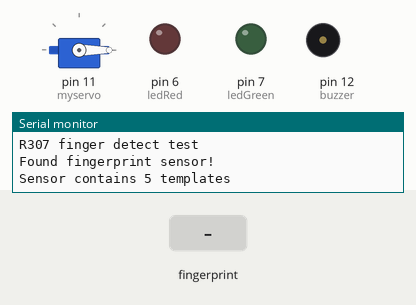
Simulated run of this sketch. Board: Arduino Uno, built with avr-gcc and run on an emulated ATmega328P. Parts: servo, output pins drawn as LEDs (lit = HIGH), buzzer (waves = sounding), the last lines printed to the serial monitor. Dashed ring = blinking. The test bench sets the inputs (shaded band).

Above: at 2.3 s.
2.4 s: finger stored as number 1 placed on the sensor
At 3.5 s:
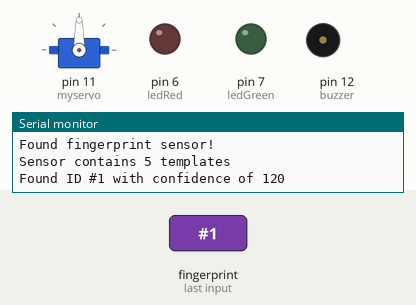
At 4.1 s:
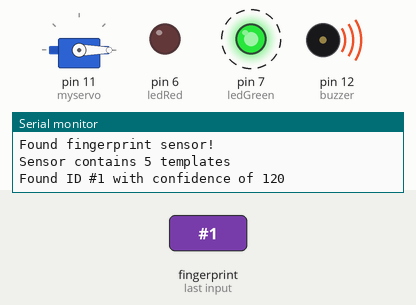
Timing chart, 0 to 6.7 s (numbered marks = the images above; inputs shaded):
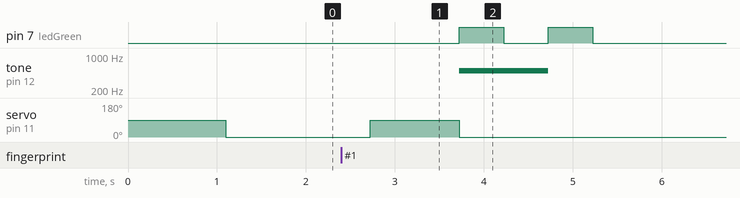

The sketch:

FingerPrint_Servo.ino
```cpp
/*#################################################################################
 * This project was produced by Halina
 *
 *  github: https://github.com/halina20011/R307
 *  YouTube: https://www.youtube.com/watch?v=QE2UWFv8szw&t
 *
 *  Install Libraries From: Adafruit_Fingerprint.h      - https://github.com/adafruit/Adafruit-Fingerprint-Sensor-Library
 *
###################################################################################*/

#include <Adafruit_Fingerprint.h>
#include <Servo.h>
Servo myservo;
#include <SoftwareSerial.h>
SoftwareSerial mySerial(2, 3);

Adafruit_Fingerprint finger = Adafruit_Fingerprint(&mySerial);
int buzzer = 12;
int ledGreen = 7;
int ledRed = 6;
int good = 0;

void setup(){
  Serial.begin(9600);
  myservo.attach(11);  // attaches the servo on pin 9 to the servo object
  noTone(buzzer);
  pinMode(ledGreen, OUTPUT);
  pinMode(ledRed, OUTPUT);
  while (!Serial);
  delay(100);
  Serial.println("\n\nR307 finger detect test");
  finger.begin(57600);   // set the data rate for the sensor serial port

  if (finger.verifyPassword()) {
    Serial.println("Found fingerprint sensor!");
  } else {
    Serial.println("Did not find fingerprint sensor :(");
    while (1) { delay(1); }
  }

  finger.getTemplateCount();
  Serial.print("Sensor contains "); Serial.print(finger.templateCount); Serial.println(" templates");
}

void loop(){
    myservo.write(0);
  getFingerprintIDez();
  if(good == 1){
    correctFingerprint(ledGreen, buzzer);
    Serial.println("Remove Your Finger From Detector!!!");
    good = false;
  }
  else if (good == 2){
    incorrectFingerprint(ledRed, buzzer);
  }
  good = 0;
}

uint8_t getFingerprintID() {
  uint8_t p = finger.getImage();
  switch (p) {
    case FINGERPRINT_OK:
      Serial.println("Image taken");
      break;
    case FINGERPRINT_NOFINGER:
      Serial.println("No finger detected");
      return p;
    case FINGERPRINT_PACKETRECIEVEERR:
      Serial.println("Communication error");
      return p;
    case FINGERPRINT_IMAGEFAIL:
      Serial.println("Imaging error");
      return p;
    default:
      Serial.println("Unknown error");
      return p;
  }

  // OK success!

  p = finger.image2Tz();
  switch (p) {
    case FINGERPRINT_OK:
      Serial.println("Image converted");
      break;
    case FINGERPRINT_IMAGEMESS:
      Serial.println("Image too messy");
      return p;
    case FINGERPRINT_PACKETRECIEVEERR:
      Serial.println("Communication error");
      return p;
    case FINGERPRINT_FEATUREFAIL:
      Serial.println("Could not find fingerprint features");
      return p;
    case FINGERPRINT_INVALIDIMAGE:
      Serial.println("Could not find fingerprint features");
      return p;
    default:
      Serial.println("Unknown error");
      return p;
  }

  // OK converted!
  p = finger.fingerFastSearch();
  if (p == FINGERPRINT_OK) {
    Serial.println("Found a print match!");
  } else if (p == FINGERPRINT_PACKETRECIEVEERR) {
    Serial.println("Communication error");
    return p;
  } else if (p == FINGERPRINT_NOTFOUND) {
    Serial.println("Did not find a match");
    return p;
  } else {
    Serial.println("Unknown error");
    return p;
  }

  // found a match!
  Serial.print("Found ID #"); Serial.print(finger.fingerID);
  Serial.print(" with confidence of "); Serial.println(finger.confidence);

  return finger.fingerID;
}

// returns -1 if failed, otherwise returns ID #
int getFingerprintIDez() {
  uint8_t p = finger.getImage();
  if (p != FINGERPRINT_OK){
    //Serial.println("Not F 1ound - Taze");
    return -1;
  }

  p = finger.image2Tz();
  if (p != FINGERPRINT_OK) {
    Serial.println("Not Found - Taze 1");
    good = 0;
    return -1;
  }

  p = finger.fingerFastSearch();
  if (p != FINGERPRINT_OK) {
    Serial.println("Not Found - Taze 2");
    good = 2;
    return -1;
  }

  // found a match!
  Serial.print("Found ID #"); Serial.print(finger.fingerID);
  Serial.print(" with confidence of "); Serial.println(finger.confidence);
  myservo.write(90);
  delay(1000);
  myservo.write(0);
  good = 1;
  return finger.fingerID;
}


int correctFingerprint(int led, int Buzzer){
  digitalWrite(led, HIGH);
  tone(Buzzer, 500);
  delay(500);
  digitalWrite(led, LOW);
  delay(500);
  digitalWrite(led, HIGH);
  noTone(Buzzer);
  delay(500);
  digitalWrite(led, LOW);
  return 1;
}

int incorrectFingerprint(int led, int Buzzer){
  Serial.println("Wrong");
  digitalWrite(led, HIGH);
  tone(buzzer, 300);
  delay(500);
  digitalWrite(led, LOW);
  delay(500);
  digitalWrite(led, HIGH);
  noTone(buzzer);
  delay(500);
  digitalWrite(led, LOW);
  return 2;
}
```

Measured:
- after the input at 2.4 s, pin 7 (ledGreen): alternates HIGH for 0.50 s and LOW for 0.50 s, 4 changes in all, then stays LOW, starting after 1.3 s; tone on pin 12 (buzzer): silent → 500 Hz after 1.3 s, → silent 1.0 s later; servo on pin 11 (myservo): 0° → 90° after 0.32 s, → 0° 1.0 s later
